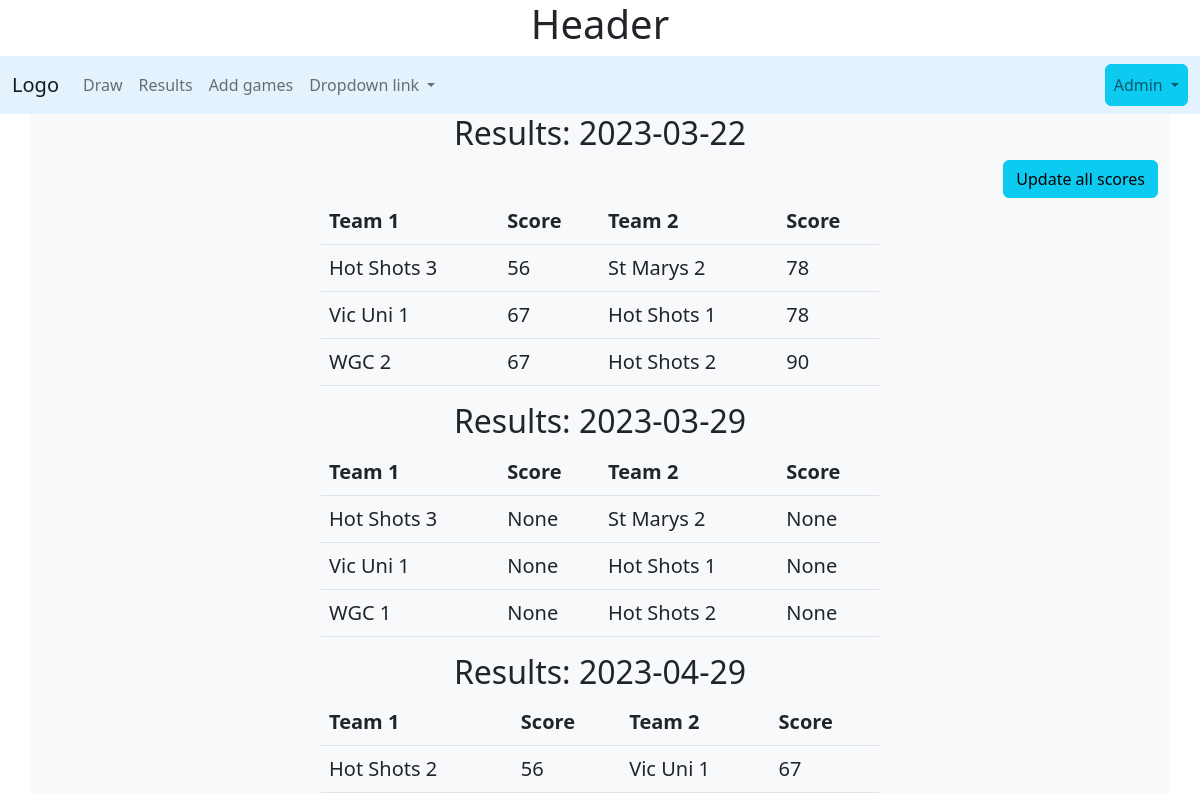
The app's page /results with its own data.
### tables this page shows
CREATE TABLE draw
(
    draw_id   integer primary key autoincrement,
    draw_date date    not null,
    team_1    integer not null,
    score_1   integer,
    team_2    integer not null,
    score_2   integer,
    foreign key (team_1) references team (team_id),
    foreign key (team_2) references team (team_id),
    unique(draw_date,team_1,team_2)
);

CREATE TABLE team(
    team_id integer primary key autoincrement ,
    team_name text not null unique
);

### server.py (the view)
@app.route('/results')
def results():
    sql = """ select d.draw_id as "game_id",
    strftime('%Y-%m-%d ', d.draw_date) as "Date",
    d.score_1 as "score_1",
    d.score_2 as "score_2",
    b.team_name as "team_1",
    c.team_name as "team_2"
    from draw d
    join team b on  d.team_1 = b.team_id
    join team c on  d.team_2 = c.team_id """
    scores = run_search_query_tuples(sql,(),db_path, True)
    return render_template("results.html", scores=scores)

### db_functions.py (called while the page is built)
def run_search_query_tuples(sql_query,values_tuple, file_path, rowfactory=False):
    result = None
    try:
        db = sqlite3.connect(file_path)
        if rowfactory:
            db.row_factory = sqlite3.Row
        cursor = db.cursor()
        cursor.execute(sql_query,values_tuple)
        result = cursor.fetchall()
        cursor.close()
    except sqlite3.Error as error:
        print("Error running search query tuples: {}".format(error))
        return None
    db.close()
    if result is None:
        print("No search values were found")
    return result

### templates/results.html (shortened to what this page needs)
{% extends "layout.html" %}
{% block content %}
<div class="container bg-light">
{% set ns=namespace(drawdate = "") %}
{% for row in scores %}
    {% if loop.index0 == 0 %}
        {% set ns.drawdate=row['Date'] %}
        <h2 class="text-center">Results: {{ns.drawdate}}</h2>
    <div class="text-end">
     <a class="btn btn-info" href="{{ url_for('allscores') }}" role="button">Update all scores </a>
        </div>
        <table class="table w-50 mx-auto">
        <thead>
        <tr><th>Team 1</th><th>Score</th><th>Team 2</th><th>Score</th></tr>
        </thead>
    {% endif %}
    {% if ns.drawdate != row['Date'] %}
        {% set ns.drawdate=row['Date'] %}
        </table>
        <h2 class="text-center">Results: {{ns.drawdate}}</h2>
        <table class="table w-50 mx-auto">
        <thead>
        <tr><th>Team 1</th><th>Score</th><th>Team 2</th><th>Score</th></tr>
        </thead>
    {% endif %}
    <tr><td>{{ row['team_1'] }}</td><td> {{ row['score_1'] }}</td><td>{{ row['team_2'] }}</td> <td>{{ row['score_2'] }}</td></tr>
{% endfor %}
</table>
    </div>
{% endblock %}

### templates/results.html (style rules this page uses)
.table { font-size: 1.25em; }

### records on screen
draw: drawdate "2023-03-22", team_1 "Hot Shots 3", score_1 "56", team_2 "St Marys 2", score_2 "78"
draw: team_1 "Vic Uni 1", score_1 "67", team_2 "Hot Shots 1", score_2 "78"
draw: team_1 "WGC 2", score_1 "67", team_2 "Hot Shots 2", score_2 "90"
draw: drawdate "2023-03-29", team_1 "Hot Shots 3", score_1 "None", team_2 "St Marys 2", score_2 "None"
draw: team_1 "Vic Uni 1", score_1 "None", team_2 "Hot Shots 1", score_2 "None"
draw: team_1 "WGC 1", score_1 "None", team_2 "Hot Shots 2", score_2 "None"
draw: drawdate "2023-04-29", team_1 "Hot Shots 2", score_1 "56", team_2 "Vic Uni 1", score_2 "67"
